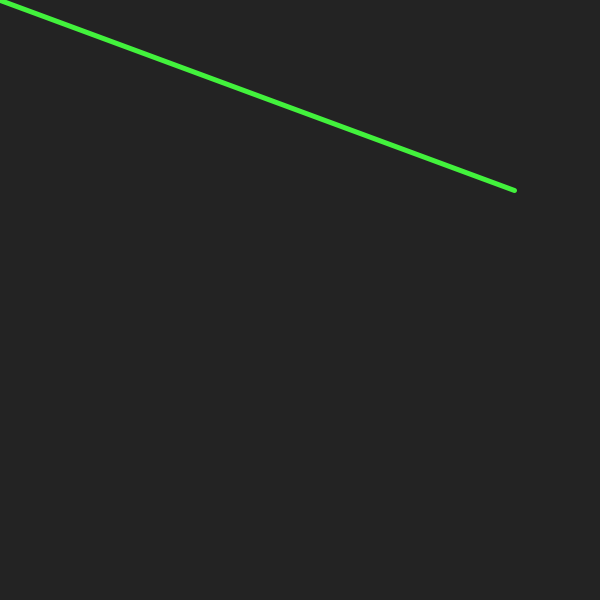
Frame 1 (no input)
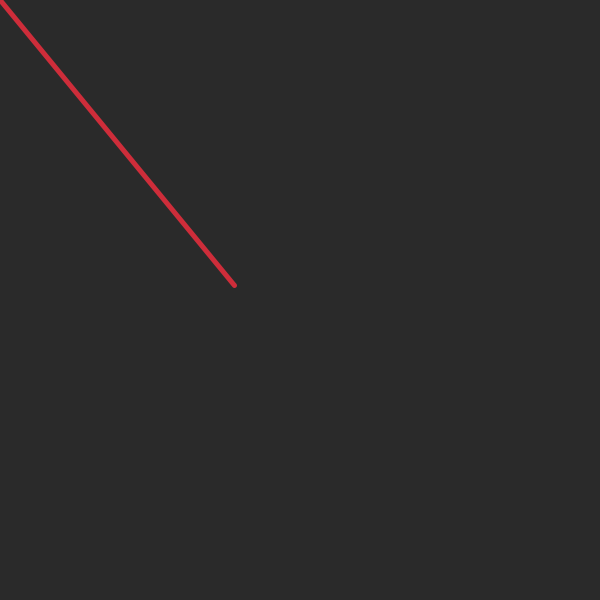
Frame 60 (the mouse pressed at the canvas centre just before this capture)
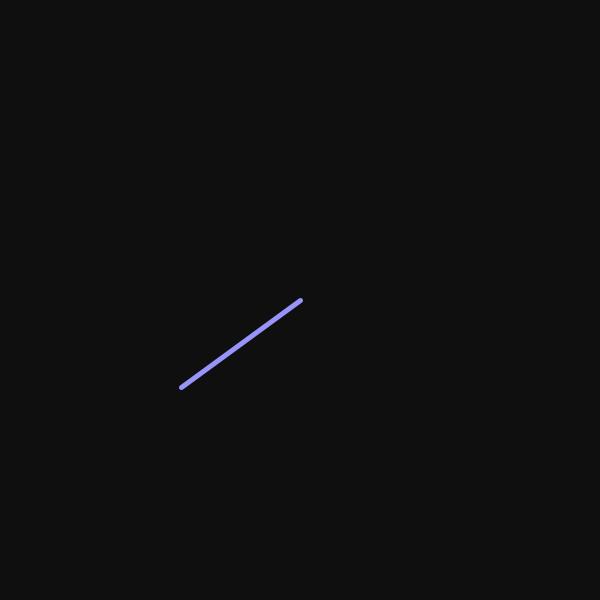
Frame 120 (the mouse held since frame 60 and released just before this capture)

The Processing sketch that drew these frames (run headless with seeded random() and noise(); from frame 60 on, the mouse is pressed at the canvas centre):

// Processing sketch: w01e_randomness
// ── w01e_randomness.pde
// code 1 week 1
// bryan ma

// randomness

void setup() {
  size(600, 600);
  strokeWeight(5);
}

void draw() {
  // set the background color to a random greyscale value between 10 and 50
  background(random(10, 50));
  
  // set the rgb channels of the stroke color to random values from 0-255
  stroke(random(255), random(255), random(255));
  
  // draw a line from the mouse to a random position on the canvas
  line(mouseX, mouseY, random(width), random(height));
}
